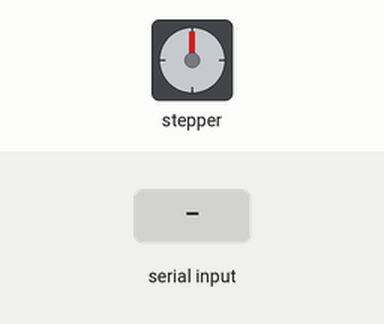
Simulated run of this sketch. Board: Arduino Uno, built with avr-gcc and run on an emulated ATmega328P. Shown: stepper motor. The inputs (shaded band) are chosen by the test bench. Stepper angles assume 2048 steps per turn.

Above: at 1.2 s.
1.3 s: "1" received over Serial
At 1.75 s:
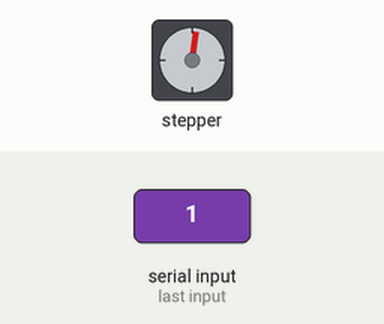
7.3 s: "0" received over Serial
At 7.6 s:
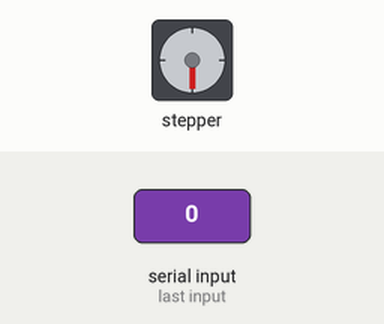
8.8 s: "2" received over Serial
At 9.87 s:
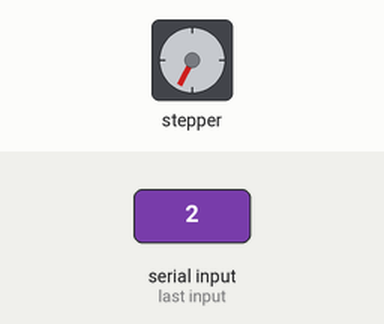
Timing chart, 0 to 20.8 s (numbered marks = the images above; inputs shaded):
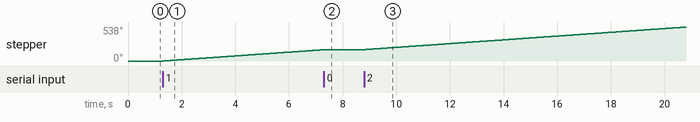

Measured:
- after the input at 1.3 s, stepper: keeps turning clockwise at about 30°/s, starting at once
- after the input at 7.3 s, stepper: goes on until 7.3 s, then stays 180°
- after the input at 8.8 s, stepper: keeps turning clockwise at about 30°/s, starting at once

The sketch:

Stepper_wheel.ino
```cpp
// ライブラリ使用宣言
#include <Stepper.h>

// オブジェクト生成
Stepper stepper1( 2048, 8, 10, 9, 11 );

int data = 0;

void setup() {
  // put your setup code here, to run once:
  // 1分間当たりの回転数設定
  stepper1.setSpeed( 5 );
  Serial.begin(9600);
}

void loop() {
  if (Serial.available() > 0) {
    data = Serial.read();//シリアル通信で受け取ったデータを読み込む
  }
  if (data == '0') {
  // 出力停止
  digitalWrite(8,  LOW);
  digitalWrite(10,  LOW);
  digitalWrite(9, LOW);
  digitalWrite(11, LOW);
  } else if (data == '1') {
  // put your main code here, to run repeatedly:
  // 1/2（180度）反転させる
  stepper1.step( 1024 );
  } else if (data == '2') {
  // 1/4（90度）反転させる
  stepper1.step( 512 );
  } else if (data == '3') {
  // 1/8（45度）反転させる
  stepper1.step( 256 );
  } else if (data == '4') {
  // 1/9（40度）反転させる
  stepper1.step( 227.56 );
  } else if (data == '5') {
  // 1/12（30度）反転させる
  stepper1.step( 170.67 );
  } else if (data == '6') {
  // 1/18（20度）反転させる
  stepper1.step( 113.78 );
  } else if (data == '7') {
  // 1/36（10度）反転させる
  stepper1.step( 56.89 );
  } else if (data == '8') {
  // 1/72（5度）反転させる
  stepper1.step( 28.44 );
  }
}
```
